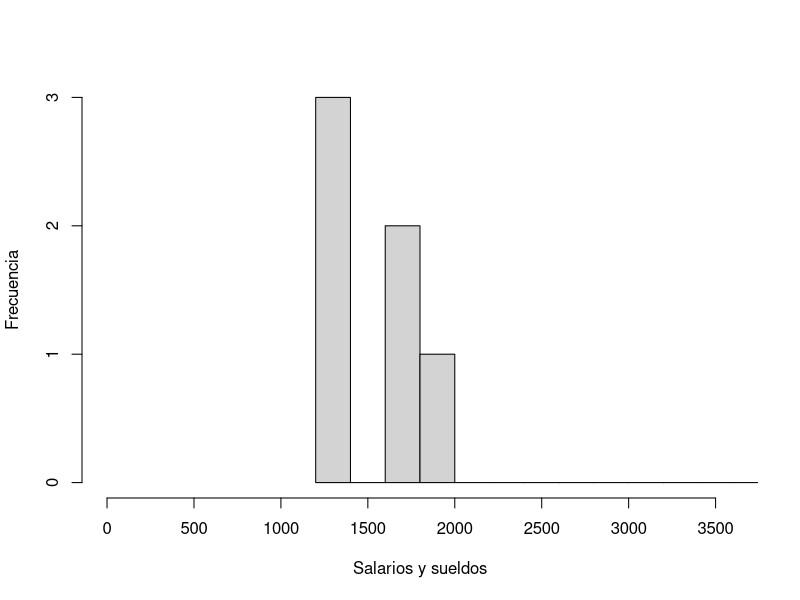
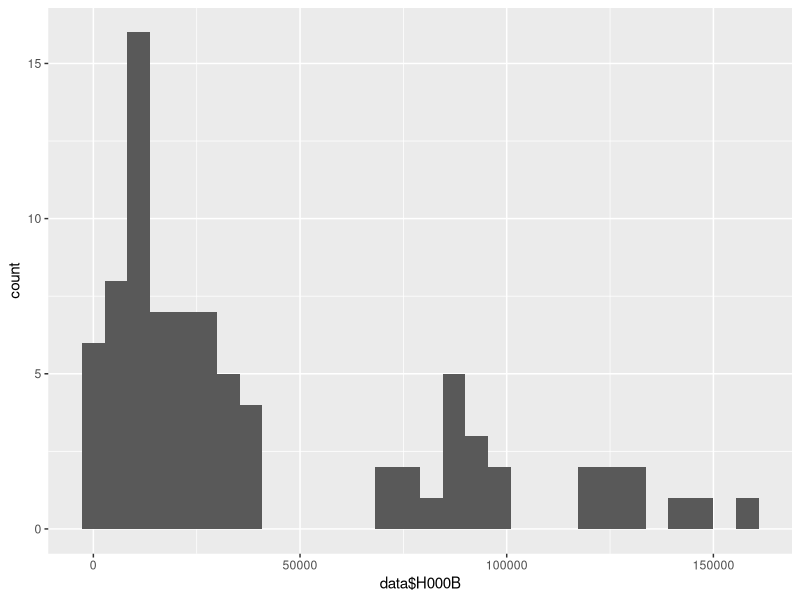

These figures' R source, in order:

library(ggplot2)


getwd()


setwd("C:\\Users\\pc-ho\\Projects\\R\\AED-INEGI")
data <-read.csv("data-inegi.csv")

str(data$J010A)
max(data$J010A)

hist_O3 <- hist(data$H000B, main ="",
                xlab = "Salarios y sueldos",
                ylab = "Frecuencia",
                xlim = c(0, 3600),
                breaks = 1000)


ggplot(data) +aes(x=data$H000B)+ geom_histogram()